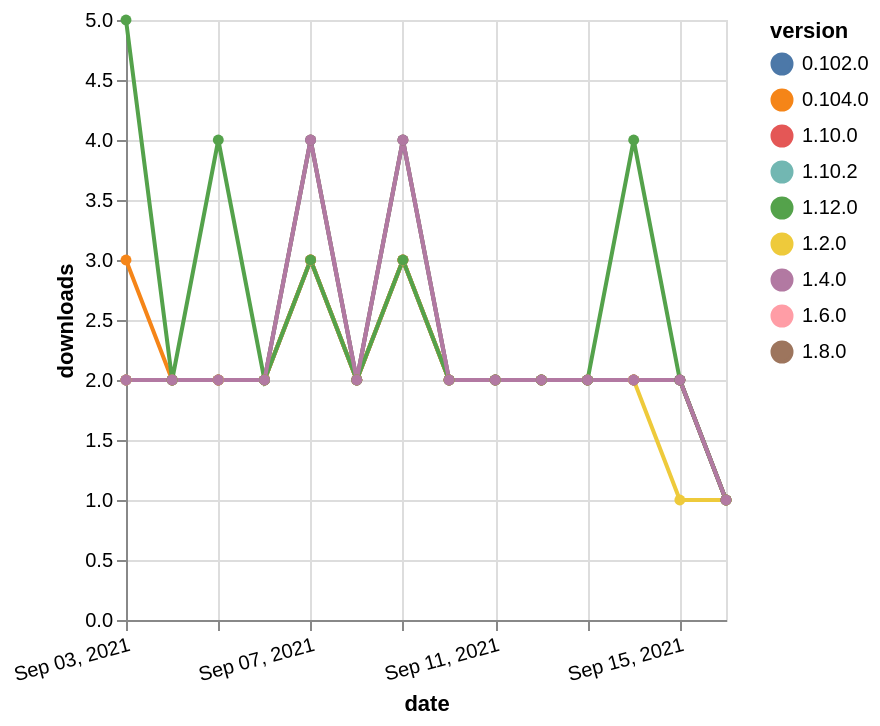

The specification (Vega-Lite) saved for this image:
### Vega-Lite specification from a JSON file in a GitHub repository (floating-point values rounded to 4 significant figures)
{"$schema": "https://vega.github.io/schema/vega-lite/v5.json", "description": "A simple bar chart with embedded data.", "data": {"values": [{"date": "2021-09-03", "total": 364, "delta": 2, "version": "1.10.2"}, {"date": "2021-09-04", "total": 366, "delta": 2, "version": "1.10.2"}, {"date": "2021-09-05", "total": 368, "delta": 2, "version": "1.10.2"}, {"date": "2021-09-06", "total": 370, "delta": 2, "version": "1.10.2"}, {"date": "2021-09-07", "total": 373, "delta": 3, "version": "1.10.2"}, {"date": "2021-09-08", "total": 375, "delta": 2, "version": "1.10.2"}, {"date": "2021-09-09", "total": 378, "delta": 3, "version": "1.10.2"}, {"date": "2021-09-10", "total": 380, "delta": 2, "version": "1.10.2"}, {"date": "2021-09-11", "total": 382, "delta": 2, "version": "1.10.2"}, {"date": "2021-09-12", "total": 384, "delta": 2, "version": "1.10.2"}, {"date": "2021-09-13", "total": 386, "delta": 2, "version": "1.10.2"}, {"date": "2021-09-14", "total": 388, "delta": 2, "version": "1.10.2"}, {"date": "2021-09-15", "total": 390, "delta": 2, "version": "1.10.2"}, {"date": "2021-09-16", "total": 391, "delta": 1, "version": "1.10.2"}, {"date": "2021-09-03", "total": 1482, "delta": 2, "version": "1.6.0"}, {"date": "2021-09-04", "total": 1484, "delta": 2, "version": "1.6.0"}, {"date": "2021-09-05", "total": 1486, "delta": 2, "version": "1.6.0"}, {"date": "2021-09-06", "total": 1488, "delta": 2, "version": "1.6.0"}, {"date": "2021-09-07", "total": 1491, "delta": 3, "version": "1.6.0"}, {"date": "2021-09-08", "total": 1493, "delta": 2, "version": "1.6.0"}, {"date": "2021-09-09", "total": 1496, "delta": 3, "version": "1.6.0"}, {"date": "2021-09-10", "total": 1498, "delta": 2, "version": "1.6.0"}, {"date": "2021-09-11", "total": 1500, "delta": 2, "version": "1.6.0"}, {"date": "2021-09-12", "total": 1502, "delta": 2, "version": "1.6.0"}, {"date": "2021-09-13", "total": 1504, "delta": 2, "version": "1.6.0"}, {"date": "2021-09-14", "total": 1506, "delta": 2, "version": "1.6.0"}, {"date": "2021-09-15", "total": 1508, "delta": 2, "version": "1.6.0"}, {"date": "2021-09-16", "total": 1509, "delta": 1, "version": "1.6.0"}, {"date": "2021-09-03", "total": 1012, "delta": 2, "version": "1.8.0"}, {"date": "2021-09-04", "total": 1014, "delta": 2, "version": "1.8.0"}, {"date": "2021-09-05", "total": 1016, "delta": 2, "version": "1.8.0"}, {"date": "2021-09-06", "total": 1018, "delta": 2, "version": "1.8.0"}, {"date": "2021-09-07", "total": 1021, "delta": 3, "version": "1.8.0"}, {"date": "2021-09-08", "total": 1023, "delta": 2, "version": "1.8.0"}, {"date": "2021-09-09", "total": 1026, "delta": 3, "version": "1.8.0"}, {"date": "2021-09-10", "total": 1028, "delta": 2, "version": "1.8.0"}, {"date": "2021-09-11", "total": 1030, "delta": 2, "version": "1.8.0"}, {"date": "2021-09-12", "total": 1032, "delta": 2, "version": "1.8.0"}, {"date": "2021-09-13", "total": 1034, "delta": 2, "version": "1.8.0"}, {"date": "2021-09-14", "total": 1036, "delta": 2, "version": "1.8.0"}, {"date": "2021-09-15", "total": 1038, "delta": 2, "version": "1.8.0"}, {"date": "2021-09-16", "total": 1039, "delta": 1, "version": "1.8.0"}, {"date": "2021-09-03", "total": 2508, "delta": 3, "version": "0.104.0"}, {"date": "2021-09-04", "total": 2510, "delta": 2, "version": "0.104.0"}, {"date": "2021-09-05", "total": 2512, "delta": 2, "version": "0.104.0"}, {"date": "2021-09-06", "total": 2514, "delta": 2, "version": "0.104.0"}, {"date": "2021-09-07", "total": 2518, "delta": 4, "version": "0.104.0"}, {"date": "2021-09-08", "total": 2520, "delta": 2, "version": "0.104.0"}, {"date": "2021-09-09", "total": 2524, "delta": 4, "version": "0.104.0"}, {"date": "2021-09-10", "total": 2526, "delta": 2, "version": "0.104.0"}, {"date": "2021-09-11", "total": 2528, "delta": 2, "version": "0.104.0"}, {"date": "2021-09-12", "total": 2530, "delta": 2, "version": "0.104.0"}, {"date": "2021-09-13", "total": 2532, "delta": 2, "version": "0.104.0"}, {"date": "2021-09-14", "total": 2534, "delta": 2, "version": "0.104.0"}, {"date": "2021-09-15", "total": 2536, "delta": 2, "version": "0.104.0"}, {"date": "2021-09-16", "total": 2537, "delta": 1, "version": "0.104.0"}, {"date": "2021-09-03", "total": 666, "delta": 2, "version": "1.10.0"}, {"date": "2021-09-04", "total": 668, "delta": 2, "version": "1.10.0"}, {"date": "2021-09-05", "total": 670, "delta": 2, "version": "1.10.0"}, {"date": "2021-09-06", "total": 672, "delta": 2, "version": "1.10.0"}, {"date": "2021-09-07", "total": 675, "delta": 3, "version": "1.10.0"}, {"date": "2021-09-08", "total": 677, "delta": 2, "version": "1.10.0"}, {"date": "2021-09-09", "total": 680, "delta": 3, "version": "1.10.0"}, {"date": "2021-09-10", "total": 682, "delta": 2, "version": "1.10.0"}, {"date": "2021-09-11", "total": 684, "delta": 2, "version": "1.10.0"}, {"date": "2021-09-12", "total": 686, "delta": 2, "version": "1.10.0"}, {"date": "2021-09-13", "total": 688, "delta": 2, "version": "1.10.0"}, {"date": "2021-09-14", "total": 690, "delta": 2, "version": "1.10.0"}, {"date": "2021-09-15", "total": 692, "delta": 2, "version": "1.10.0"}, {"date": "2021-09-16", "total": 693, "delta": 1, "version": "1.10.0"}, {"date": "2021-09-03", "total": 3132, "delta": 2, "version": "0.102.0"}, {"date": "2021-09-04", "total": 3134, "delta": 2, "version": "0.102.0"}, {"date": "2021-09-05", "total": 3136, "delta": 2, "version": "0.102.0"}, {"date": "2021-09-06", "total": 3138, "delta": 2, "version": "0.102.0"}, {"date": "2021-09-07", "total": 3142, "delta": 4, "version": "0.102.0"}, {"date": "2021-09-08", "total": 3144, "delta": 2, "version": "0.102.0"}, {"date": "2021-09-09", "total": 3148, "delta": 4, "version": "0.102.0"}, {"date": "2021-09-10", "total": 3150, "delta": 2, "version": "0.102.0"}, {"date": "2021-09-11", "total": 3152, "delta": 2, "version": "0.102.0"}, {"date": "2021-09-12", "total": 3154, "delta": 2, "version": "0.102.0"}, {"date": "2021-09-13", "total": 3156, "delta": 2, "version": "0.102.0"}, {"date": "2021-09-14", "total": 3158, "delta": 2, "version": "0.102.0"}, {"date": "2021-09-15", "total": 3160, "delta": 2, "version": "0.102.0"}, {"date": "2021-09-16", "total": 3161, "delta": 1, "version": "0.102.0"}, {"date": "2021-09-03", "total": 2023, "delta": 2, "version": "1.2.0"}, {"date": "2021-09-04", "total": 2025, "delta": 2, "version": "1.2.0"}, {"date": "2021-09-05", "total": 2027, "delta": 2, "version": "1.2.0"}, {"date": "2021-09-06", "total": 2029, "delta": 2, "version": "1.2.0"}, {"date": "2021-09-07", "total": 2032, "delta": 3, "version": "1.2.0"}, {"date": "2021-09-08", "total": 2034, "delta": 2, "version": "1.2.0"}, {"date": "2021-09-09", "total": 2037, "delta": 3, "version": "1.2.0"}, {"date": "2021-09-10", "total": 2039, "delta": 2, "version": "1.2.0"}, {"date": "2021-09-11", "total": 2041, "delta": 2, "version": "1.2.0"}, {"date": "2021-09-12", "total": 2043, "delta": 2, "version": "1.2.0"}, {"date": "2021-09-13", "total": 2045, "delta": 2, "version": "1.2.0"}, {"date": "2021-09-14", "total": 2047, "delta": 2, "version": "1.2.0"}, {"date": "2021-09-15", "total": 2048, "delta": 1, "version": "1.2.0"}, {"date": "2021-09-16", "total": 2049, "delta": 1, "version": "1.2.0"}, {"date": "2021-09-03", "total": 237, "delta": 5, "version": "1.12.0"}, {"date": "2021-09-04", "total": 239, "delta": 2, "version": "1.12.0"}, {"date": "2021-09-05", "total": 243, "delta": 4, "version": "1.12.0"}, {"date": "2021-09-06", "total": 245, "delta": 2, "version": "1.12.0"}, {"date": "2021-09-07", "total": 248, "delta": 3, "version": "1.12.0"}, {"date": "2021-09-08", "total": 250, "delta": 2, "version": "1.12.0"}, {"date": "2021-09-09", "total": 253, "delta": 3, "version": "1.12.0"}, {"date": "2021-09-10", "total": 255, "delta": 2, "version": "1.12.0"}, {"date": "2021-09-11", "total": 257, "delta": 2, "version": "1.12.0"}, {"date": "2021-09-12", "total": 259, "delta": 2, "version": "1.12.0"}, {"date": "2021-09-13", "total": 261, "delta": 2, "version": "1.12.0"}, {"date": "2021-09-14", "total": 265, "delta": 4, "version": "1.12.0"}, {"date": "2021-09-15", "total": 267, "delta": 2, "version": "1.12.0"}, {"date": "2021-09-16", "total": 268, "delta": 1, "version": "1.12.0"}, {"date": "2021-09-03", "total": 1948, "delta": 2, "version": "1.4.0"}, {"date": "2021-09-04", "total": 1950, "delta": 2, "version": "1.4.0"}, {"date": "2021-09-05", "total": 1952, "delta": 2, "version": "1.4.0"}, {"date": "2021-09-06", "total": 1954, "delta": 2, "version": "1.4.0"}, {"date": "2021-09-07", "total": 1958, "delta": 4, "version": "1.4.0"}, {"date": "2021-09-08", "total": 1960, "delta": 2, "version": "1.4.0"}, {"date": "2021-09-09", "total": 1964, "delta": 4, "version": "1.4.0"}, {"date": "2021-09-10", "total": 1966, "delta": 2, "version": "1.4.0"}, {"date": "2021-09-11", "total": 1968, "delta": 2, "version": "1.4.0"}, {"date": "2021-09-12", "total": 1970, "delta": 2, "version": "1.4.0"}, {"date": "2021-09-13", "total": 1972, "delta": 2, "version": "1.4.0"}, {"date": "2021-09-14", "total": 1974, "delta": 2, "version": "1.4.0"}, {"date": "2021-09-15", "total": 1976, "delta": 2, "version": "1.4.0"}, {"date": "2021-09-16", "total": 1977, "delta": 1, "version": "1.4.0"}]}, "width": "container", "mark": {"type": "line", "point": {"filled": true}}, "encoding": {"x": {"field": "date", "type": "temporal", "timeUnit": "yearmonthdate", "title": "date", "axis": {"labelAngle": -15}}, "y": {"field": "delta", "type": "quantitative", "title": "downloads"}, "color": {"field": "version", "type": "nominal"}, "tooltip": {"field": "delta"}}}
